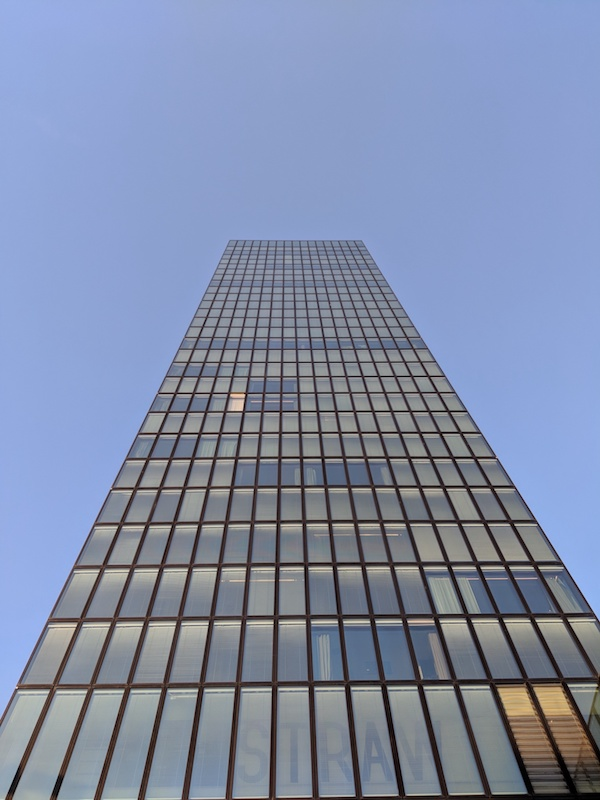
#> input picture Lab-1/PC_test_1.jpg, 600 x 800 px
$ python lab1-py.py   (older library calls are emulated)
#> lines starting #> are read from the running program, lines starting #| are printed output that depends on the picture
"""
Created on Wed Oct 20 15:05:55 2021

@author: ymugiran
"""
import sys
from PIL import Image
import  numpy as np


#Taking image path from user
image_path=input("Enter image path : ")
#> the answer given: PC_test_1.jpg
#opening image
try:

  original_image= Image.open(image_path)
#> original_image is the input picture: PIL image 600x800 RGB; mean R, G, B 128.6, 140.4, 168

except:
    print("That file is not exist")
    sys.exit()

#converting original image into np array
image_rgb= np.asarray(original_image,np.float)


#-----------------Solving for H --------------------------------------------------
#empty array that will holds matrix to solve H
A = np.empty((0,8), int)
B=np.empty((0,1), int)

#Function that will create a matrix eqaution for a pair points
def create_matrix(c,d,a,b):
    bd=b*d
    bc=b*c
    A1=[c,d,1,0,0,0,(-1*a*c),(-1*a*d)]
    A2=[0,0,0,c,d,1,-1*bc, -1*bd]
    B1=[a]
    B2=[b]
    return A1,A2,B1,B2

#points pair one
A1,A2,B1,B2=create_matrix(230,285,0,0)
B=np.append(B, np.array([B1,B2]), axis=0)
A=np.append(A, np.array([A1,A2]), axis=0)

#points pair two
A1,A2,B1,B2=create_matrix(357,284,600,0)
B=np.append(B, np.array([B1,B2]), axis=0)
A=np.append(A, np.array([A1,A2]), axis=0)

#points pair three
A1,A2,B1,B2=create_matrix(145,522,0,800)
B=np.append(B, np.array([B1,B2]), axis=0)
A=np.append(A, np.array([A1,A2]), axis=0)

#points pair four
A1,A2,B1,B2=create_matrix(484,520,600,800)
B=np.append(B, np.array([B1,B2]), axis=0)
A=np.append(A, np.array([A1,A2]), axis=0)

#solving for h
h=np.dot(np.linalg.inv(A),B)
h=np.append(h, np.array([[1]]), axis=0)

#reshape h to have H
H=np.reshape(h,(3,3))
# H inverse
H_inv= np.linalg.inv(H)

# -------------------------End of H solving---------------------------------------------

#New black image with 600 X 800 (This can be changed with repect to the dimenation of original image)
new_img=Image.new("RGB", (600,800),(0,0,0))
#> new_img: PIL image 600x800 RGB; every value is 0
#new image array
new_image_from_array = np.asarray(new_img,np.float)
#> new_image_from_array: shape (800, 600, 3) float64; every value is 0
#new image dimenstion (rows and columns)
new_width, new_height = new_img.size
#> new_width = 600; new_height = 800
og_width, og_height=original_image.size
#> og_width = 600; og_height = 800
#new image pixels
new__img_pixels = new_img.load()
#original  image pixels
og_img_pixels=original_image.load()


for x in range(1,new_width-1):
    for y in range(1,new_height-1):
        hom_vector= np.dot(H_inv,np.array([x,y,1]))
        a=int(np.round(hom_vector[0]/hom_vector[2]))
        b= int(np.round(hom_vector[1]/hom_vector[2]))
        if a < og_width and b < og_height and x< new_width and y< new_height:
          new__img_pixels[x,y]=og_img_pixels[a,b]

new_img.save("new_image_result.png", format="png")
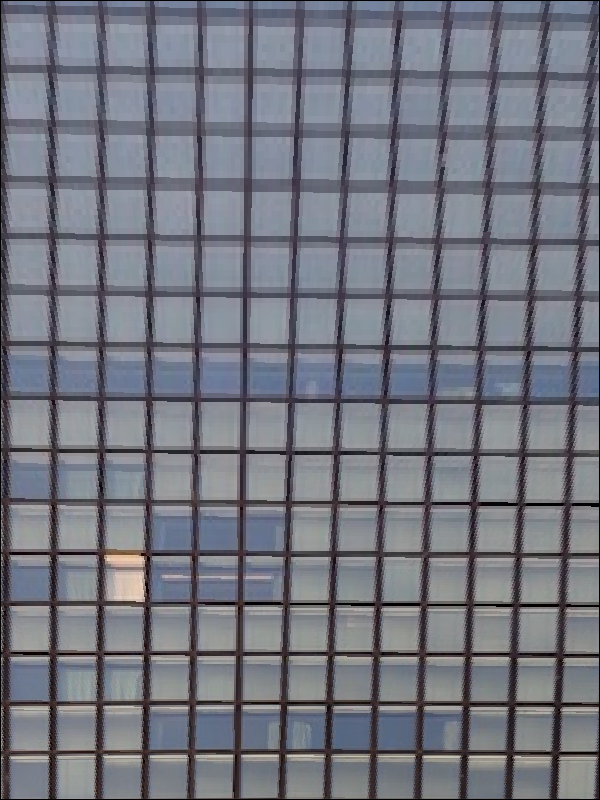
#> saved as new_image_result.png: PIL image 600x800 RGB; mean R, G, B 115.2, 117.6, 127.4
